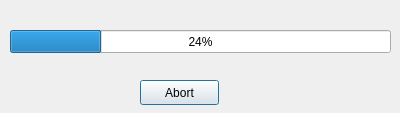
<?xml version="1.0" encoding="UTF-8"?>
<ui version="4.0">
 <class>Dialog</class>
 <widget class="QDialog" name="Dialog">
  <property name="geometry">
   <rect>
    <x>0</x>
    <y>0</y>
    <width>400</width>
    <height>113</height>
   </rect>
  </property>
  <property name="windowTitle">
   <string>Dialog</string>
  </property>
  <widget class="QProgressBar" name="prgBar">
   <property name="geometry">
    <rect>
     <x>10</x>
     <y>30</y>
     <width>381</width>
     <height>23</height>
    </rect>
   </property>
   <property name="value">
    <number>24</number>
   </property>
  </widget>
  <widget class="QPushButton" name="abortButton">
   <property name="geometry">
    <rect>
     <x>140</x>
     <y>80</y>
     <width>79</width>
     <height>25</height>
    </rect>
   </property>
   <property name="text">
    <string>Abort</string>
   </property>
  </widget>
 </widget>
 <resources/>
 <connections/>
</ui>
